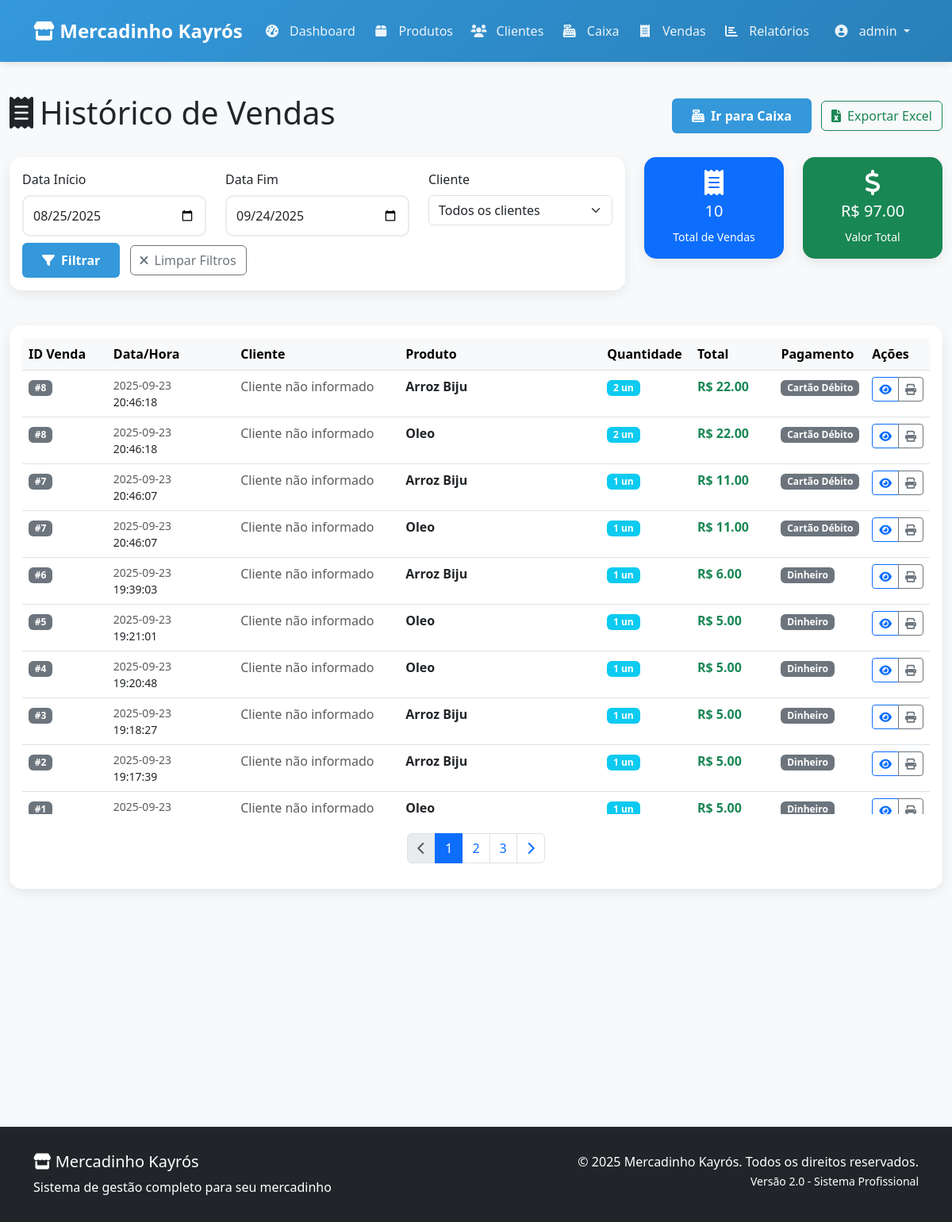
The page /vendas (signed in) on the database its author committed.
### tables this page shows
CREATE TABLE usuarios (
            id INTEGER PRIMARY KEY AUTOINCREMENT,
            username TEXT NOT NULL UNIQUE CHECK(length(username) >= 3),
            password_hash TEXT NOT NULL,
            data_criacao TEXT DEFAULT CURRENT_TIMESTAMP
        );

CREATE TABLE itens_venda (
            id INTEGER PRIMARY KEY AUTOINCREMENT, 
            venda_id INTEGER NOT NULL, 
            produto_id INTEGER NOT NULL,
            quantidade INTEGER NOT NULL CHECK(quantidade > 0), 
            preco_unitario REAL NOT NULL CHECK(preco_unitario > 0),
            FOREIGN KEY (venda_id) REFERENCES vendas (id) ON DELETE CASCADE,
            FOREIGN KEY (produto_id) REFERENCES produtos (id) ON DELETE RESTRICT
        );

CREATE TABLE vendas (
            id INTEGER PRIMARY KEY AUTOINCREMENT, 
            cliente_id INTEGER, 
            data_venda TEXT NOT NULL,
            total REAL NOT NULL CHECK(total >= 0), 
            forma_pagamento TEXT, 
            valor_pago REAL CHECK(valor_pago >= 0),
            troco REAL CHECK(troco >= 0),
            FOREIGN KEY (cliente_id) REFERENCES clientes (id) ON DELETE SET NULL
        );

CREATE TABLE produtos (
            id INTEGER PRIMARY KEY AUTOINCREMENT, 
            nome TEXT NOT NULL, 
            preco REAL NOT NULL CHECK(preco > 0),
            quantidade INTEGER NOT NULL CHECK(quantidade >= 0), 
            codigo_barras TEXT UNIQUE,
            data_criacao TEXT DEFAULT CURRENT_TIMESTAMP,
            data_atualizacao TEXT DEFAULT CURRENT_TIMESTAMP
        );

### Minha_loja_web/app.py (the view)
@app.route('/vendas')
@login_required
def vendas():
    try:
        vendas_historico = db.get_relatorio_vendas_detalhado()
        return render_template('vendas.html', vendas=vendas_historico)
    except Exception as e:
        flash('Erro ao carregar histórico de vendas.', 'danger')
        return render_template('vendas.html', vendas=[])

### Minha_loja_web/templates/vendas.html (shortened to what this page needs)
{% extends "base.html" %}
{% block content %}
<div class="container-fluid py-4">
    <div class="row mb-4">
        <div class="col-12">
            <div class="d-flex justify-content-between align-items-center">
                <h1><i class="fas fa-receipt me-2"></i>Histórico de Vendas</h1>
                <div>
                    <a href="{{ url_for('caixa') }}" class="btn btn-primary me-2">
                        <i class="fas fa-cash-register me-2"></i>Ir para Caixa
                    </a>
                    <button class="btn btn-outline-success" id="btn-exportar-excel">
                        <i class="fas fa-file-excel me-2"></i>Exportar Excel
                    </button>
                </div>
            </div>
        </div>
    </div>
    <div class="row mb-4">
        <div class="col-md-8">
            <div class="card">
                <div class="card-body">
                    <div class="row">
                        <div class="col-md-4">
                            <label for="data-inicio" class="form-label">Data Início</label>
                            <input type="date" class="form-control" id="data-inicio">
                        </div>
                        <div class="col-md-4">
                            <label for="data-fim" class="form-label">Data Fim</label>
                            <input type="date" class="form-control" id="data-fim">
                        </div>
                        <div class="col-md-4">
                            <label for="filtro-cliente" class="form-label">Cliente</label>
                            <select class="form-select" id="filtro-cliente">
                                <option value="">Todos os clientes</option>
                            </select>
                        </div>
                    </div>
                    <div class="row mt-2">
                        <div class="col-12">
                            <button class="btn btn-primary me-2" id="btn-filtrar">
                                <i class="fas fa-filter me-2"></i>Filtrar
                            </button>
                            <button class="btn btn-outline-secondary" id="btn-limpar-filtros">
                                <i class="fas fa-times me-2"></i>Limpar Filtros
                            </button>
                        </div>
                    </div>
                </div>
            </div>
        </div>
        <div class="col-md-4">
            <div class="row">
                <div class="col-6">
                    <div class="card bg-primary text-white">
                        <div class="card-body text-center py-3">
                            <i class="fas fa-receipt fa-2x mb-2"></i>
                            <h5>{{ vendas|length }}</h5>
                            <small>Total de Vendas</small>
                        </div>
                    </div>
                </div>
                <div class="col-6">
                    <div class="card bg-success text-white">
                        <div class="card-body text-center py-3">
                            <i class="fas fa-dollar-sign fa-2x mb-2"></i>
                            <h5>R$ {{ "%.2f"|format(vendas|sum(attribute='total') if vendas else 0) }}</h5>
                            <small>Valor Total</small>
                        </div>
                    </div>
                </div>
            </div>
        </div>
    </div>
    <div class="card">
        <div class="card-body">
            {% if vendas %}
            <div class="table-responsive">
                <table class="table table-hover" id="tabela-vendas">
                    <thead class="table-light">
                        <tr>
                            <th width="10%">ID Venda</th>
                            <th width="15%">Data/Hora</th>
                            <th width="20%">Cliente</th>
                            <th width="25%">Produto</th>
                            <th width="10%">Quantidade</th>
                            <th width="10%">Total</th>
                            <th width="10%">Pagamento</th>
                            <th width="10%">Ações</th>
                        </tr>
                    </thead>
                    <tbody>
                        {% for venda in vendas %}
                        <tr>
                            <td>
                                <span class="badge bg-secondary">#{{ venda.id }}</span>
                            </td>
                            <td>
                                <div class="d-flex flex-column">
                                    <small class="text-muted">{{ venda.data_venda.split(' ')[0] if venda.data_venda else 'N/A' }}</small>
                                    <small>{{ venda.data_venda.split(' ')[1] if venda.data_venda and ' ' in venda.data_venda else '' }}</small>
                                </div>
                            </td>
                            <td>
                                {% if venda.cliente_nome and venda.cliente_nome != 'N/A' %}
                                <div class="d-flex align-items-center">
                                    <i class="fas fa-user text-muted me-2"></i>
                                    <span>{{ venda.cliente_nome }}</span>
                                </div>
                                {% else %}
                                <span class="text-muted">Cliente não informado</span>
                                {% endif %}
                            </td>
                            <td>
                                <span class="fw-bold">{{ venda.produto_nome or 'N/A' }}</span>
                            </td>
                            <td>
                                <span class="badge bg-info">{{ venda.quantidade or 0 }} un</span>
                            </td>
                            <td>
                                <span class="fw-bold text-success">R$ {{ "%.2f"|format(venda.total or 0) }}</span>
                            </td>
                            <td>
                                <span class="badge bg-secondary">{{ venda.forma_pagamento or 'N/A' }}</span>
                            </td>
                            <td>
                                <div class="btn-group">
                                    <button class="btn btn-sm btn-outline-primary"
                                            data-bs-toggle="tooltip"
                                            title="Ver detalhes"
                                            onclick="verDetalhesVenda({{ venda.id }})">
                                        <i class="fas fa-eye"></i>
                                    </button>
                                    <button class="btn btn-sm btn-outline-secondary"
                                            data-bs-toggle="tooltip"
                                            title="Imprimir recibo"
                                            onclick="imprimirRecibo({{ venda.id }})">
                                        <i class="fas fa-print"></i>
                                    </button>
                                </div>
                            </td>
                        </tr>
                        {% endfor %}
                    </tbody>
                </table>
            </div>
            <nav aria-label="Navegação de vendas" class="mt-4">
                <ul class="pagination justify-content-center">
                    <li class="page-item disabled">
                        <a class="page-link" href="#" tabindex="-1">
                            <i class="fas fa-chevron-left"></i>
                        </a>
                    </li>
                    <li class="page-item active"><a class="page-link" href="#">1</a></li>
                    <li class="page-item"><a class="page-link" href="#">2</a></li>
                    <li class="page-item"><a class="page-link" href="#">3</a></li>
                    <li class="page-item">
                        <a class="page-link" href="#">
                            <i class="fas fa-chevron-right"></i>
                        </a>
                    </li>
                </ul>
            </nav>
            {% endif %}
        </div>
    </div>
</div>
{% endblock %}

### Minha_loja_web/templates/base.html (shortened to what this page needs)
<!DOCTYPE html>
<html lang="pt-br">
<head>
    <link href="https://cdn.jsdelivr.net/npm/bootstrap@5.3.0/dist/css/bootstrap.min.css" rel="stylesheet">
    <link href="https://cdnjs.cloudflare.com/ajax/libs/font-awesome/6.0.0/css/all.min.css" rel="stylesheet">
</head>
<body>
    <nav class="navbar navbar-expand-lg navbar-dark">
        <div class="container">
            <a class="navbar-brand" href="{{ url_for('dashboard') }}">
                <i class="fas fa-store"></i> Mercadinho Kayrós
            </a>
            <div class="collapse navbar-collapse" id="navbarNav">
                <ul class="navbar-nav me-auto">
                    <li class="nav-item">
                        <a class="nav-link" href="{{ url_for('dashboard') }}">
                            <i class="fas fa-tachometer-alt"></i> Dashboard
                        </a>
                    </li>
                    <li class="nav-item">
                        <a class="nav-link" href="{{ url_for('produtos') }}">
                            <i class="fas fa-box"></i> Produtos
                        </a>
                    </li>
                    <li class="nav-item">
                        <a class="nav-link" href="{{ url_for('clientes') }}">
                            <i class="fas fa-users"></i> Clientes
                        </a>
                    </li>
                    <li class="nav-item">
                        <a class="nav-link" href="{{ url_for('caixa') }}">
                            <i class="fas fa-cash-register"></i> Caixa
                        </a>
                    </li>
                    <li class="nav-item">
                        <a class="nav-link" href="{{ url_for('vendas') }}">
                            <i class="fas fa-receipt"></i> Vendas
                        </a>
                    </li>
                    <li class="nav-item">
                        <a class="nav-link" href="{{ url_for('relatorios') }}">
                            <i class="fas fa-chart-bar"></i> Relatórios
                        </a>
                    </li>
                </ul>
                <ul class="navbar-nav">
                    {% if current_user.is_authenticated %}
                    <li class="nav-item dropdown">
                        <a class="nav-link dropdown-toggle" href="#" id="navbarDropdown" role="button" data-bs-toggle="dropdown">
                            <i class="fas fa-user-circle"></i> {{ current_user.username }}
                        </a>
                    </li>
                    {% else %}
                    <li class="nav-item">
                        <a class="nav-link" href="{{ url_for('login') }}">
                            <i class="fas fa-sign-in-alt"></i> Login
                        </a>
                    </li>
                    {% endif %}
                </ul>
            </div>
        </div>
    </nav>
    <main>
        {% block content %}{% endblock %}
    </main>
    <footer class="bg-dark text-white mt-5">
        <div class="container">
            <div class="row">
                <div class="col-md-6">
                    <h5><i class="fas fa-store"></i> Mercadinho Kayrós</h5>
                    <p class="mb-0">Sistema de gestão completo para seu mercadinho</p>
                </div>
                <div class="col-md-6 text-md-end">
                    <p class="mb-0">&copy; {{ current_year }} Mercadinho Kayrós. Todos os direitos reservados.</p>
                    <small>Versão 2.0 - Sistema Profissional</small>
                </div>
            </div>
        </div>
    </footer>
</body>
</html>

### rows shown on the page
usuarios: username "admin"
itens_venda: id "8", data_venda "2025-09-23", data_venda "20:46:18", nome "Arroz Biju", quantidade "2", forma_pagamento "Cartão Débito"
vendas: total "22.00"
itens_venda: id "8", data_venda "2025-09-23", data_venda "20:46:18", nome "Oleo", quantidade "2", forma_pagamento "Cartão Débito"
itens_venda: id "7", data_venda "2025-09-23", data_venda "20:46:07", nome "Arroz Biju", quantidade "1", forma_pagamento "Cartão Débito"
vendas: total "11.00"
itens_venda: id "7", data_venda "2025-09-23", data_venda "20:46:07", nome "Oleo", quantidade "1", forma_pagamento "Cartão Débito"
itens_venda: id "6", data_venda "2025-09-23", data_venda "19:39:03", nome "Arroz Biju", quantidade "1", forma_pagamento "Dinheiro"
vendas: total "6.00"
itens_venda: id "5", data_venda "2025-09-23", data_venda "19:21:01", nome "Oleo", quantidade "1", forma_pagamento "Dinheiro"
vendas: total "5.00"
itens_venda: id "4", data_venda "2025-09-23", data_venda "19:20:48", nome "Oleo", quantidade "1", forma_pagamento "Dinheiro"
vendas: total "5.00"
itens_venda: id "3", data_venda "2025-09-23", data_venda "19:18:27", nome "Arroz Biju", quantidade "1", forma_pagamento "Dinheiro"
vendas: total "5.00"
itens_venda: id "2", data_venda "2025-09-23", data_venda "19:17:39", nome "Arroz Biju", quantidade "1", forma_pagamento "Dinheiro"
vendas: total "5.00"
itens_venda: id "1", data_venda "2025-09-23", nome "Oleo", quantidade "1", forma_pagamento "Dinheiro"
vendas: total "5.00"

### other values the page prints
{{ vendas|length }} "10"
{{ "%.2f"|format(vendas|sum(attribute='total') if vendas else 0) }} "97.00"
